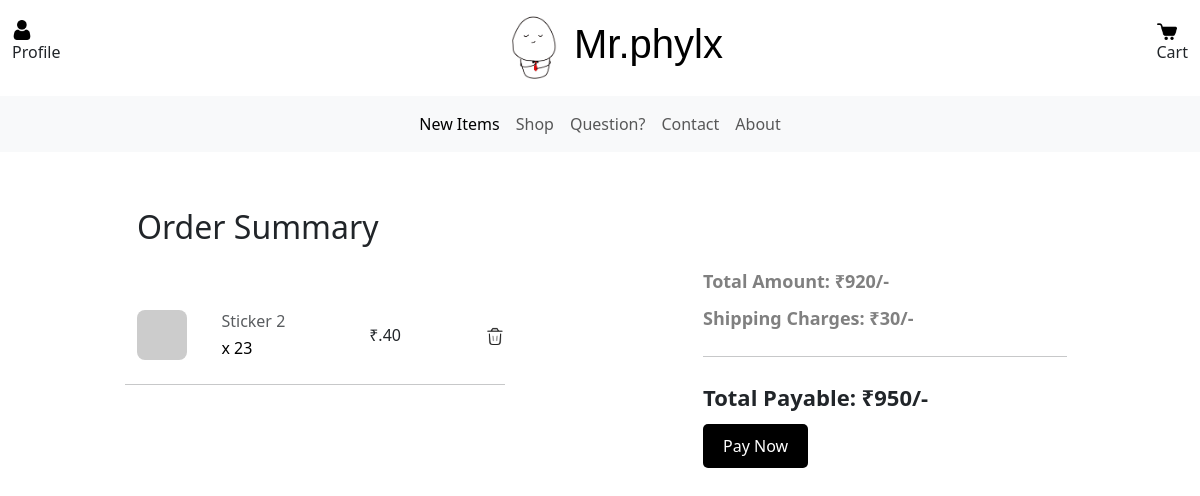
The app's page /checkout (signed in), older data.
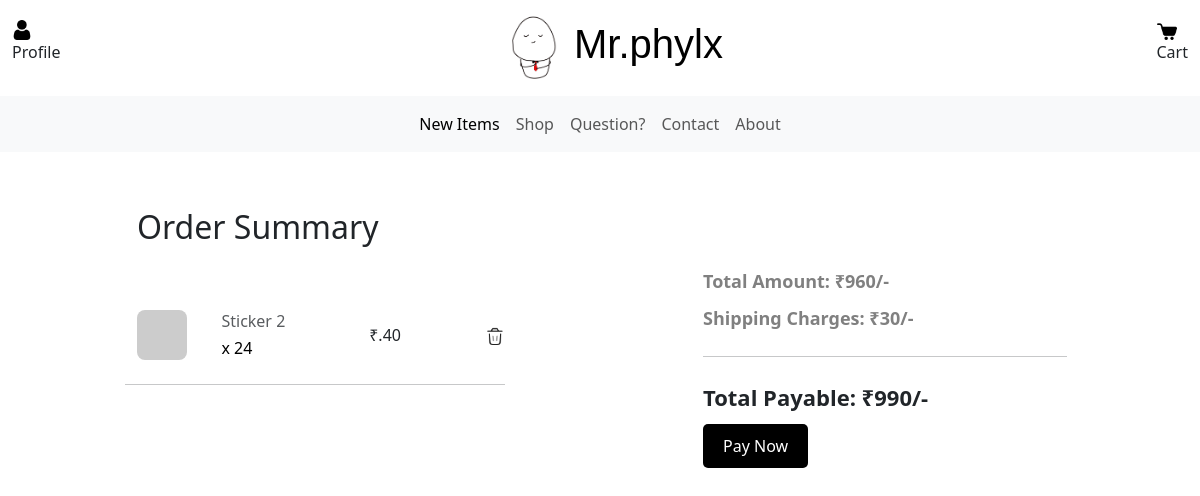
The same page, newer data.
### PratyushDoodlesApp/models/UserModel.py (models this page shows, shortened)
class CartItem(db.Model):
    __tablename__ = 'cart_item'
    id = db.Column(db.Integer, primary_key=True)
    quantity = db.Column(db.Integer, nullable=False)
    cart_id = db.Column(db.Integer, db.ForeignKey('cart.id'), nullable=False)
    product_id = db.Column(db.Integer, db.ForeignKey('product.id'), nullable=False)
    def get_product(self):
        product = Product.query.filter_by(id = self.product_id).first()
        return product

### PratyushDoodlesApp/models/ProductModel.py (models this page shows, shortened)
class Product(db.Model):
    __tablename__ = 'product'
    id = db.Column(db.Integer, primary_key=True)
    name = db.Column(db.String(255), nullable=False)
    description = db.Column(db.String(255), nullable=False)
    price = db.Column(db.Integer, nullable=False)
    stock_quantity = db.Column(db.Integer, nullable=False)
    product_images = db.relationship('ProductImage', backref = 'of_product', lazy=True)

### PratyushDoodlesApp/business/checkout.py (the view)
@checkout_bp.route('/checkout')
def checkout():
    user = get_current_user()
    data = getCartData()
    return render_template('checkout.html', data=data)

### PratyushDoodlesApp/business/cart.py (called while the page is built)
def getCartData():
    user = get_current_user()
    items_count = 0
    total_amount = 0
    cart_items = None
    if user and user.cart:
        cart_items = user.cart.cart_items
        for cart_item in cart_items:
            items_count = items_count + cart_item.quantity
            product = Product.query.filter_by(id = cart_item.product_id).first()
            total_amount = total_amount + (product.price * cart_item.quantity)
    return {
        'user' : user,
        'items_count' : items_count,
        'total_amount' : total_amount,
        'cart_items' : cart_items
    }

### PratyushDoodlesApp/business/util.py (called while the page is built)
def get_current_user():
    user_id = session.get('user_id')
    if user_id:
        return User.query.filter_by(id = user_id).first()
    return None

### PratyushDoodlesApp/templates/checkout.html
{% extends 'ui/base_page.html' %}
{% block content %}
<div class="container mt-5">
    {% if data.user %}
    {% if data.cart_items and (data.cart_items|length>0) %}
    <div class="row">
        <div class="col-md-4 mx-auto">
            <div class="flex-column m4">
                <ul class="navbar-nav justify-content-end flex-grow-1 pe-3">
                    <li class="nav-item">
                        <a class="nav-link active" aria-current="page" href="#">
                            <h2>Order Summary</h2>
                        </a>
                    </li>
                </ul>
                <div class="mt-5">
                    {% for cart_item in data.cart_items %}
                    <div id="cart-item-{{ cart_item.product_id }}">
                        {% with cart_item=cart_item, product=cart_item.get_product() %}
                        {% include 'ui/cart_item.html' %}
                        {% endwith %}
                    </div>
                    {% endfor %}
                </div>
            </div>
        </div>
        <div class=" col-md-6 mt-5">
            <div class="flex-column">
                <div class="col-md-8 mx-auto">
                    <div class="total-payable">
                        Total Amount: ₹{{ data.total_amount }}/-
                    </div>
                    <div class="shipping-amount">
                        Shipping Charges: ₹30/-
                    </div>
                    <div class="total-amount-large">
                        <hr class="my-4">
                        Total Payable: ₹{{ data.total_amount + 30 }}/-
                    </div>
                    <a href="{{ url_for('checkout.checkout') }}">
                        <button class="checkout-button">Pay Now</button>
                    </a>
                </div>
            </div>
        </div>
    </div>
    {% else %}
    <ul class="navbar-nav justify-content-end flex-grow-1 pe-3">
        <li class="nav-item">
            <a class="nav-link active" aria-current="page" href="#">Your Cart is Empty</a>
        </li>
    </ul>
    {% endif %}
    {% else %}
    <ul class="navbar-nav justify-content-end flex-grow-1 pe-3">
        <li class="nav-item">
            <a class="nav-link active" aria-current="page" href="#">Log-In to access your Cart</a>
        </li>
    </ul>
    {% endif%}
</div>
{% endblock content %}

### PratyushDoodlesApp/templates/ui/cart_item.html
<div class="row mb-4 d-flex justify-content-between align-items-center">
    <div class="col-md-2 col-lg-2 col-xl-2">
        <img src="{{ product.product_images[0].picture_url }}" alt="Product" class="rounded-3 ic-50" />
    </div>
    <div class="col-md-3 col-lg-3 col-xl-3">
        <h6 class="text-muted">{{ product.name }}</h6>
        <h6 class="text-black mb-0">x {{ cart_item.quantity }}</h6>
    </div>
    <div class="col-md-3 col-lg-3 col-xl-3 offset-lg-1">
        <h6 class="mb-0">₹.{{ product.price }}</h6>
    </div>
    <div class="col-md-1 col-lg-1 col-xl-1 text-end">
        <span class="text-muted" product_id="{{ product.id }}" onclick="removeItemFromCart(this)">
            <img class="ic-20" src="{{ url_for('static', filename='images/ic_trash.png') }}">
        </span>
    </div>
    <hr class="my-4">
</div>

Row changes from the older to the newer data that the page shows:
changed CartItem "Sticker 2": quantity "23" → "24"
Text that changed along with them:
{{ data.total_amount }}: "920" → "960"
{{ data.total_amount + 30 }}: "950" → "990"
